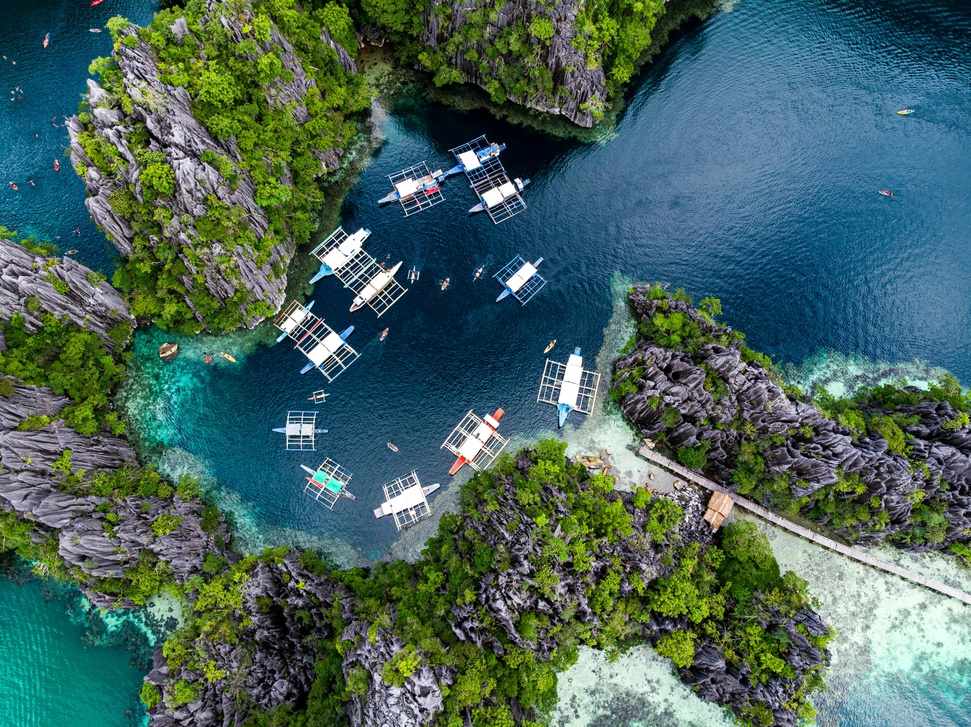
#> input picture Photos/pexels-ferdie-drone-297619-13874296.jpg, 971 x 727 px, shrunk from 4048 x 3032 before the run, found by its file name
$ python thresholding.py
#> lines starting #> are read from the running program, lines starting #| are printed output that depends on the picture; after the words box and inside, x2 and y2 are one past the last pixel; in counts of white or black regions, pixels touching at a corner belong together
import cv2 as cv
import numpy as np
img=cv.imread('/Users/Development/OpenCV/Photos/pexels-ferdie-drone-297619-13874296.jpg')
#> img is the input picture: shape (727, 971, 3); mean B, G, R 93, 100.7, 71.4
cv.imshow('image',img)
# Here we will learn about two different type of thresholding 1.Simple 2.Adaptive

gray=cv.cvtColor(img,cv.COLOR_BGR2GRAY)
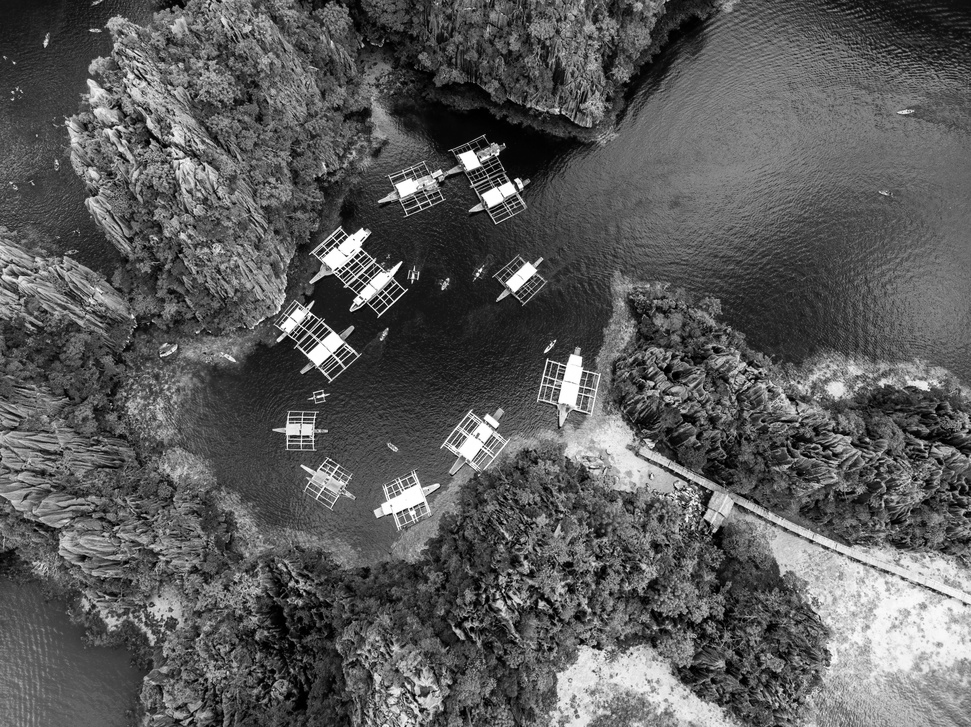
#> gray: shape (727, 971); min 0, max 255, mean 91
cv.imshow('Gray',gray)

#Simple thresholding
threshold,thresh=cv.threshold(gray,150,255,cv.THRESH_BINARY)# we set 255 for binarizing image
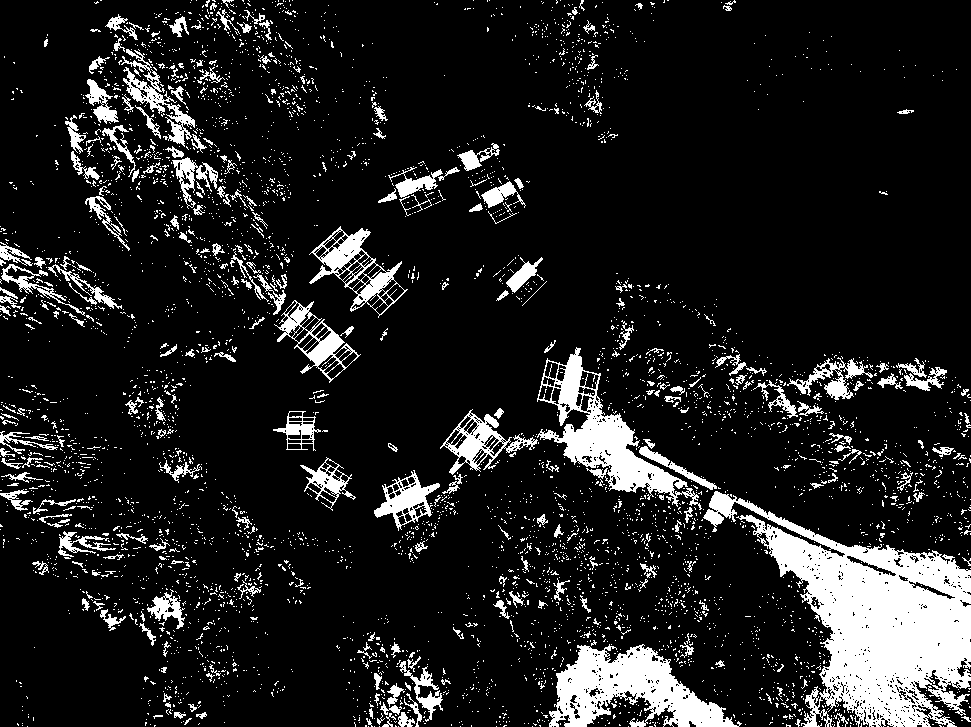
#> thresh: shape (727, 971); 12.6% white; 4772 white regions (4480 under 20 px), largest, box (x1, y1, x2, y2) and area: (703, 491, 971, 727) 26581, (549, 644, 742, 727) 8026, (537, 347, 702, 510) 6632
cv.imshow('Simple Thresholded',thresh)
cv.waitKey(0) #black part of image change to white

threshold,thresh_inv=cv.threshold(gray,150,255,cv.THRESH_BINARY_INV)# we set 255 for binarizing image
cv.imshow('Simple Thresholded Inverse',thresh_inv)
cv.waitKey(0) #white part of image change to black


#Adaptive thresholding
adaptive_thresh= cv.adaptiveThreshold(gray,255,cv.ADAPTIVE_THRESH_MEAN_C,cv.THRESH_BINARY,11,3)
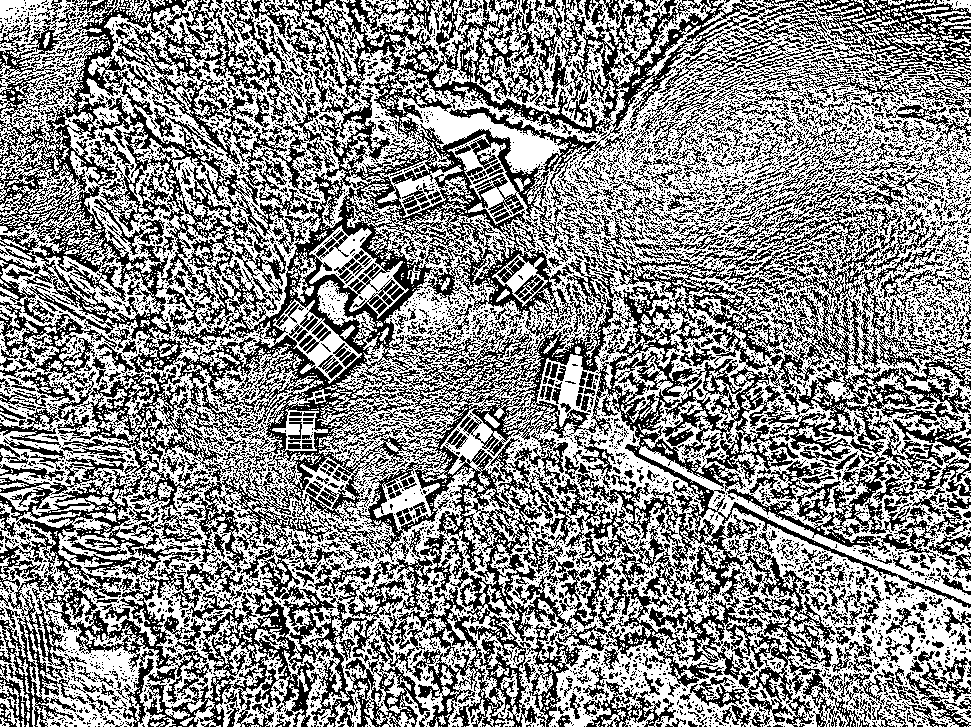
#> adaptive_thresh: shape (727, 971); 54.3% white; black in thin lines or dots
cv.imshow('Adaptive thresholding',adaptive_thresh)
cv.waitKey(0)

$ run again, with Photos/pexels-dana-tentis-118658-691114.jpg copied over Photos/pexels-ferdie-drone-297619-13874296.jpg
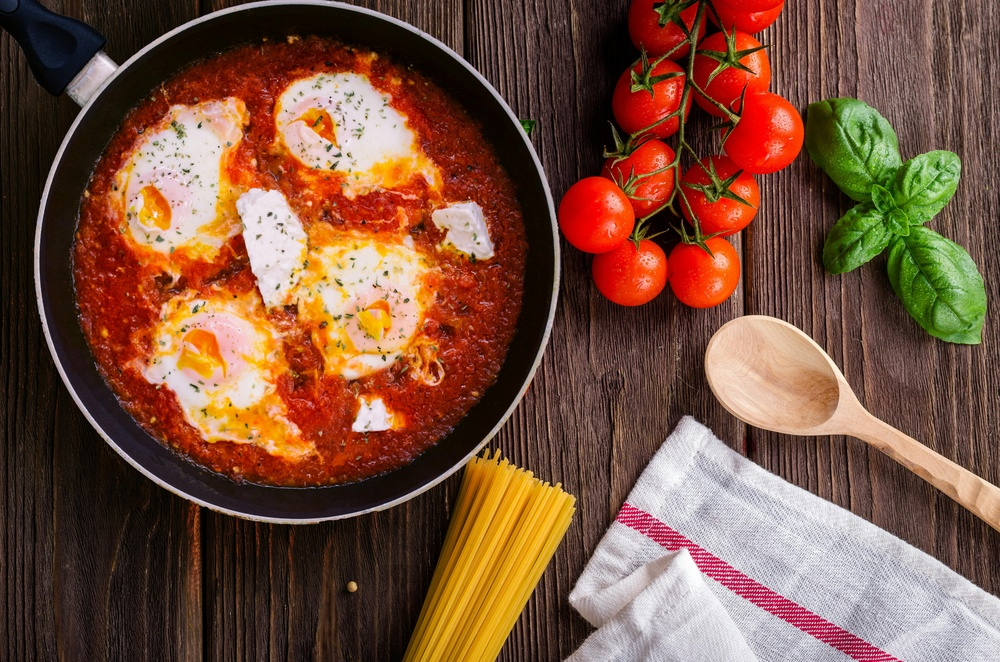
#> input picture Photos/pexels-dana-tentis-118658-691114.jpg, 1000 x 662 px, shrunk from 5685 x 3765 before the run, found by its file name
#> img is the input picture: shape (662, 1000, 3); mean B, G, R 62.2, 82.5, 122.2
#> `threshold,thresh=cv.threshold(gray,150,255,cv.THRESH_BINARY)# we set 2..`:
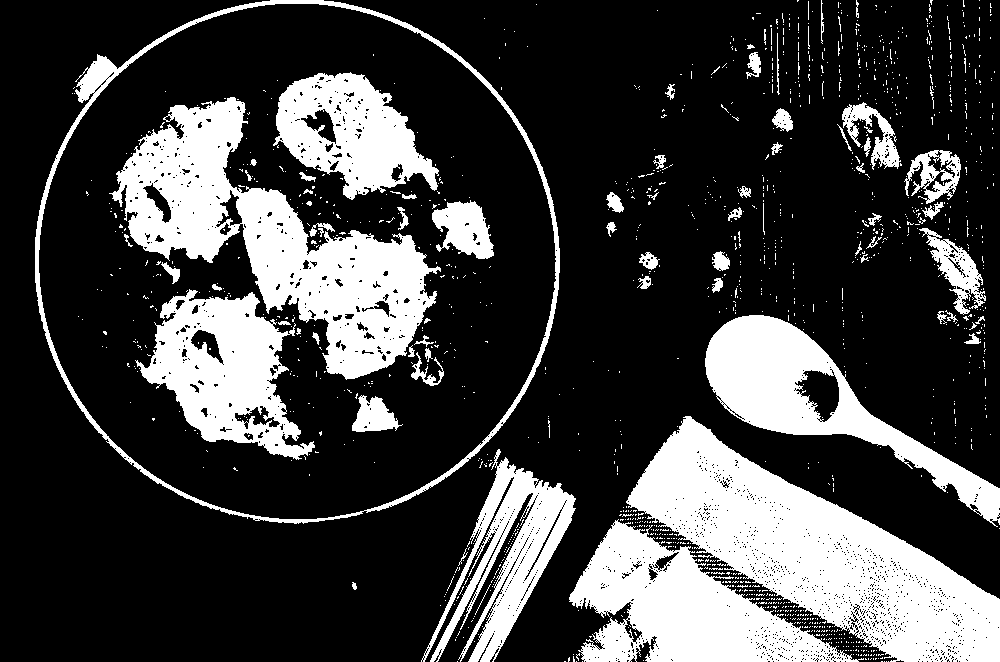
#> thresh: shape (662, 1000); 25.5% white; 1377 white regions (1302 under 20 px), largest, box (x1, y1, x2, y2) and area: (626, 416, 1000, 662) 37724, (109, 97, 441, 380) 32691, (569, 519, 864, 662) 19624
#> `adaptive_thresh= cv.adaptiveThreshold(gray,255,cv.ADAPTIVE_THRESH_MEAN..`:
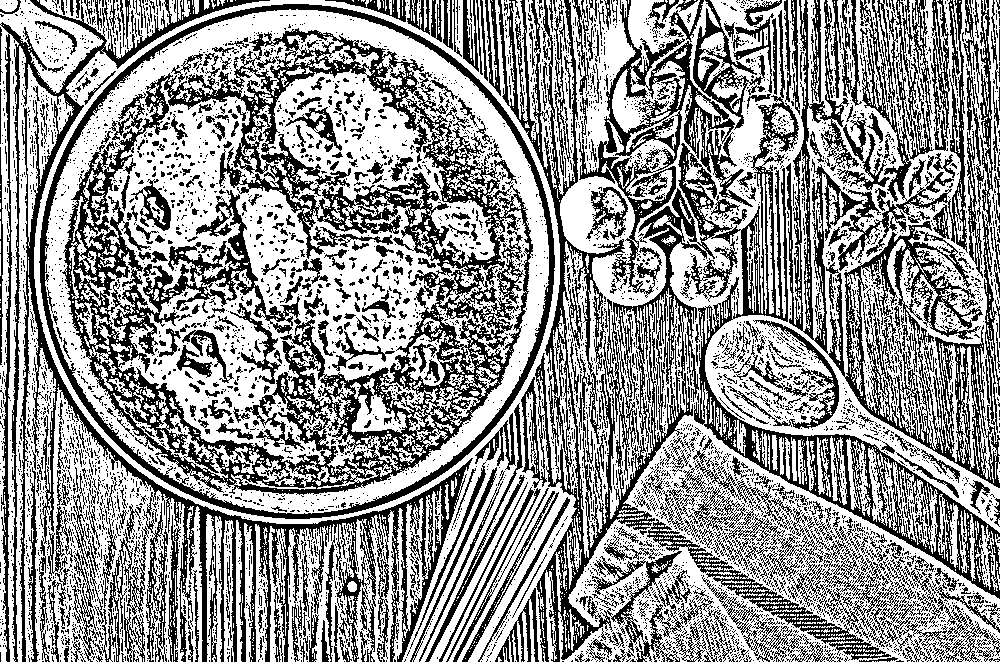
#> adaptive_thresh: shape (662, 1000); 58.6% white; 5977 black regions (5338 under 20 px), largest, box (x1, y1, x2, y2) and area: (62, 28, 533, 495) 55461, (498, 0, 1000, 662) 41679, (0, 0, 473, 662) 28304
